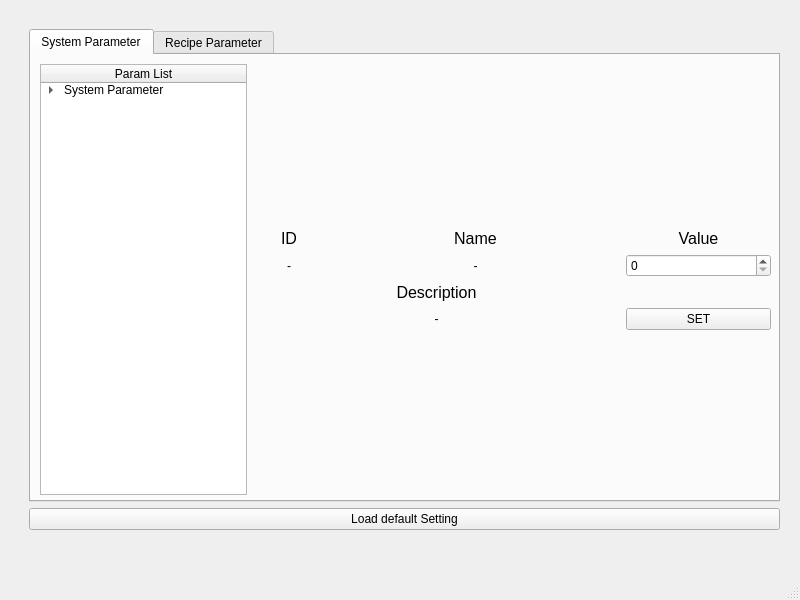
<?xml version="1.0" encoding="UTF-8"?>
<ui version="4.0">
 <class>FMU_PARAMETER</class>
 <widget class="QMainWindow" name="FMU_PARAMETER">
  <property name="geometry">
   <rect>
    <x>0</x>
    <y>0</y>
    <width>800</width>
    <height>600</height>
   </rect>
  </property>
  <property name="windowTitle">
   <string>MainWindow</string>
  </property>
  <widget class="QWidget" name="centralwidget">
   <widget class="QWidget" name="verticalLayoutWidget">
    <property name="geometry">
     <rect>
      <x>29</x>
      <y>29</y>
      <width>751</width>
      <height>501</height>
     </rect>
    </property>
    <layout class="QVBoxLayout" name="verticalLayout">
     <item>
      <widget class="QTabWidget" name="tab_parameter">
       <property name="currentIndex">
        <number>0</number>
       </property>
       <widget class="QWidget" name="tab_sub_sys">
        <attribute name="title">
         <string>System Parameter</string>
        </attribute>
        <widget class="QWidget" name="verticalLayoutWidget_2">
         <property name="geometry">
          <rect>
           <x>9</x>
           <y>9</y>
           <width>731</width>
           <height>431</height>
          </rect>
         </property>
         <layout class="QVBoxLayout" name="verticalLayout_2">
          <item>
           <layout class="QHBoxLayout" name="horizontalLayout_2" stretch="2,5">
            <item>
             <widget class="QTreeWidget" name="treeWidget">
              <column>
               <property name="text">
                <string>Param List</string>
               </property>
               <property name="textAlignment">
                <set>AlignHCenter|AlignVCenter|AlignCenter</set>
               </property>
              </column>
              <item>
               <property name="text">
                <string>System Parameter</string>
               </property>
               <item>
                <property name="text">
                 <string>ID:0~99 Reserver</string>
                </property>
               </item>
               <item>
                <property name="text">
                 <string>ID:100 CS timeout</string>
                </property>
               </item>
               <item>
                <property name="text">
                 <string>ID:101 CS Volume</string>
                </property>
               </item>
               <item>
                <property name="text">
                 <string>ID:102 CS Temperature</string>
                </property>
               </item>
               <item>
                <property name="text">
                 <string>ID:103 CS Pump Speed</string>
                </property>
               </item>
               <item>
                <property name="text">
                 <string>ID:104 CS Delay Time</string>
                </property>
               </item>
               <item>
                <property name="text">
                 <string>ID:105 FF timeout</string>
                </property>
               </item>
               <item>
                <property name="text">
                 <string>ID:106 CLS timeout</string>
                </property>
               </item>
               <item>
                <property name="text">
                 <string>ID:107 Reserver</string>
                </property>
               </item>
               <item>
                <property name="text">
                 <string>ID:108 Reserver</string>
                </property>
               </item>
               <item>
                <property name="text">
                 <string>ID:109 Reserver</string>
                </property>
               </item>
               <item>
                <property name="text">
                 <string>ID:110 Conductivity Threshold1</string>
                </property>
               </item>
               <item>
                <property name="text">
                 <string>ID:111 Conductivity Threshold2</string>
                </property>
               </item>
               <item>
                <property name="text">
                 <string>ID:112 Milk contain detecter enable</string>
                </property>
               </item>
               <item>
                <property name="text">
                 <string>ID:113 CD sensor enable predispense</string>
                </property>
               </item>
               <item>
                <property name="text">
                 <string>ID:114 CD sensor enable dispense</string>
                </property>
               </item>
               <item>
                <property name="text">
                 <string>ID:115 Use flow meter</string>
                </property>
               </item>
               <item>
                <property name="text">
                 <string>ID:116 flow meter pulse</string>
                </property>
               </item>
               <item>
                <property name="text">
                 <string>ID:117 flow meter no pulse timeout</string>
                </property>
               </item>
               <item>
                <property name="text">
                 <string>ID:118 inlet valve open timeout</string>
                </property>
               </item>
               <item>
                <property name="text">
                 <string>ID:119 FTH connection detect enable</string>
                </property>
               </item>
               <item>
                <property name="text">
                 <string>ID:120 pump software protection</string>
                </property>
               </item>
               <item>
                <property name="text">
                 <string>ID:121 cup count for clean</string>
                </property>
               </item>
               <item>
                <property name="text">
                 <string>ID:122~199 Reserver</string>
                </property>
               </item>
               <item>
                <property name="text">
                 <string>ID:200 Ep time1</string>
                </property>
               </item>
               <item>
                <property name="text">
                 <string>ID:201 Ep pause time1</string>
                </property>
               </item>
               <item>
                <property name="text">
                 <string>ID:202 Fill volume1</string>
                </property>
               </item>
               <item>
                <property name="text">
                 <string>ID:203 Fill temp1</string>
                </property>
               </item>
               <item>
                <property name="text">
                 <string>ID:204 Fill pump speed1</string>
                </property>
               </item>
               <item>
                <property name="text">
                 <string>ID:205 Ep time2</string>
                </property>
               </item>
               <item>
                <property name="text">
                 <string>ID:206 Ep pause time2</string>
                </property>
               </item>
               <item>
                <property name="text">
                 <string>ID:207 stop time1</string>
                </property>
               </item>
               <item>
                <property name="text">
                 <string>ID:208 Rinseline volume1</string>
                </property>
               </item>
               <item>
                <property name="text">
                 <string>ID:209 Rinseline temp1</string>
                </property>
               </item>
               <item>
                <property name="text">
                 <string>ID:210 Rinseline speed1</string>
                </property>
               </item>
               <item>
                <property name="text">
                 <string>ID:211 Fill volume2</string>
                </property>
               </item>
               <item>
                <property name="text">
                 <string>ID:212 Fill temp2</string>
                </property>
               </item>
               <item>
                <property name="text">
                 <string>ID:213 Fill pump speed2</string>
                </property>
               </item>
               <item>
                <property name="text">
                 <string>ID:214 Circulation temp1</string>
                </property>
               </item>
               <item>
                <property name="text">
                 <string>ID:215 Circulation pump speed1</string>
                </property>
               </item>
               <item>
                <property name="text">
                 <string>ID:216 Circulation time1</string>
                </property>
               </item>
               <item>
                <property name="text">
                 <string>ID:217 Fill volume3</string>
                </property>
               </item>
               <item>
                <property name="text">
                 <string>ID:218 Fill temp3</string>
                </property>
               </item>
               <item>
                <property name="text">
                 <string>ID:219 Fill pump speed3</string>
                </property>
               </item>
               <item>
                <property name="text">
                 <string>ID:220 Circulation temp2</string>
                </property>
               </item>
               <item>
                <property name="text">
                 <string>ID:221 Circulation pump speed2</string>
                </property>
               </item>
               <item>
                <property name="text">
                 <string>ID:222 Circulation time2</string>
                </property>
               </item>
               <item>
                <property name="text">
                 <string>ID:223 Circulation numbers</string>
                </property>
               </item>
               <item>
                <property name="text">
                 <string>ID:224 Circulation temp3</string>
                </property>
               </item>
               <item>
                <property name="text">
                 <string>ID:225 Circulation pump speed3</string>
                </property>
               </item>
               <item>
                <property name="text">
                 <string>ID:226 Circulation time3</string>
                </property>
               </item>
               <item>
                <property name="text">
                 <string>ID:227 Air open time</string>
                </property>
               </item>
               <item>
                <property name="text">
                 <string>ID:228 EP time3</string>
                </property>
               </item>
               <item>
                <property name="text">
                 <string>ID:229 EP time4</string>
                </property>
               </item>
               <item>
                <property name="text">
                 <string>ID:230 EP time5</string>
                </property>
               </item>
               <item>
                <property name="text">
                 <string>ID:231 FL volume1</string>
                </property>
               </item>
               <item>
                <property name="text">
                 <string>ID:232 FL temp</string>
                </property>
               </item>
               <item>
                <property name="text">
                 <string>ID:233 FL volume2</string>
                </property>
               </item>
               <item>
                <property name="text">
                 <string>ID:234 FL pump speed</string>
                </property>
               </item>
               <item>
                <property name="text">
                 <string>ID:235 FL volume3</string>
                </property>
               </item>
               <item>
                <property name="text">
                 <string>ID:236 FL air3</string>
                </property>
               </item>
               <item>
                <property name="text">
                 <string>ID:237 FL time6</string>
                </property>
               </item>
               <item>
                <property name="text">
                 <string>ID:238 FL time7</string>
                </property>
               </item>
              </item>
             </widget>
            </item>
            <item>
             <layout class="QGridLayout" name="gridLayout" columnstretch="1,4,2">
              <item row="1" column="1">
               <widget class="QLabel" name="lbl_info_2">
                <property name="font">
                 <font>
                  <pointsize>12</pointsize>
                 </font>
                </property>
                <property name="text">
                 <string>Name</string>
                </property>
                <property name="alignment">
                 <set>Qt::AlignCenter</set>
                </property>
               </widget>
              </item>
              <item row="4" column="2">
               <widget class="QPushButton" name="pushButton">
                <property name="text">
                 <string>SET</string>
                </property>
               </widget>
              </item>
              <item row="2" column="1">
               <widget class="QLabel" name="lbl_name">
                <property name="text">
                 <string>-</string>
                </property>
                <property name="alignment">
                 <set>Qt::AlignCenter</set>
                </property>
               </widget>
              </item>
              <item row="2" column="2">
               <widget class="QSpinBox" name="sp_value">
                <property name="maximum">
                 <number>9999999</number>
                </property>
               </widget>
              </item>
              <item row="2" column="0">
               <widget class="QLabel" name="lbl_id">
                <property name="text">
                 <string>-</string>
                </property>
                <property name="alignment">
                 <set>Qt::AlignCenter</set>
                </property>
               </widget>
              </item>
              <item row="1" column="0">
               <widget class="QLabel" name="label">
                <property name="font">
                 <font>
                  <pointsize>12</pointsize>
                 </font>
                </property>
                <property name="text">
                 <string>ID</string>
                </property>
                <property name="alignment">
                 <set>Qt::AlignCenter</set>
                </property>
               </widget>
              </item>
              <item row="1" column="2">
               <widget class="QLabel" name="label_5">
                <property name="font">
                 <font>
                  <pointsize>12</pointsize>
                 </font>
                </property>
                <property name="text">
                 <string>Value</string>
                </property>
                <property name="alignment">
                 <set>Qt::AlignCenter</set>
                </property>
               </widget>
              </item>
              <item row="5" column="0">
               <spacer name="verticalSpacer">
                <property name="orientation">
                 <enum>Qt::Vertical</enum>
                </property>
                <property name="sizeHint" stdset="0">
                 <size>
                  <width>20</width>
                  <height>40</height>
                 </size>
                </property>
               </spacer>
              </item>
              <item row="0" column="1">
               <spacer name="verticalSpacer_2">
                <property name="orientation">
                 <enum>Qt::Vertical</enum>
                </property>
                <property name="sizeHint" stdset="0">
                 <size>
                  <width>20</width>
                  <height>40</height>
                 </size>
                </property>
               </spacer>
              </item>
              <item row="3" column="0" colspan="2">
               <widget class="QLabel" name="label_4">
                <property name="sizePolicy">
                 <sizepolicy hsizetype="Preferred" vsizetype="Preferred">
                  <horstretch>1</horstretch>
                  <verstretch>0</verstretch>
                 </sizepolicy>
                </property>
                <property name="font">
                 <font>
                  <pointsize>12</pointsize>
                 </font>
                </property>
                <property name="text">
                 <string>Description</string>
                </property>
                <property name="alignment">
                 <set>Qt::AlignCenter</set>
                </property>
               </widget>
              </item>
              <item row="4" column="0" colspan="2">
               <widget class="QLabel" name="lbl_info">
                <property name="sizePolicy">
                 <sizepolicy hsizetype="Preferred" vsizetype="Preferred">
                  <horstretch>1</horstretch>
                  <verstretch>0</verstretch>
                 </sizepolicy>
                </property>
                <property name="text">
                 <string>-</string>
                </property>
                <property name="alignment">
                 <set>Qt::AlignCenter</set>
                </property>
               </widget>
              </item>
             </layout>
            </item>
           </layout>
          </item>
         </layout>
        </widget>
       </widget>
       <widget class="QWidget" name="tab_sub_rcp">
        <attribute name="title">
         <string>Recipe Parameter</string>
        </attribute>
        <widget class="QWidget" name="verticalLayoutWidget_3">
         <property name="geometry">
          <rect>
           <x>10</x>
           <y>10</y>
           <width>721</width>
           <height>421</height>
          </rect>
         </property>
         <layout class="QVBoxLayout" name="verticalLayout_3" stretch="1,9">
          <item>
           <layout class="QHBoxLayout" name="horizontalLayout_3" stretch="2,1">
            <property name="rightMargin">
             <number>30</number>
            </property>
            <item>
             <widget class="QLabel" name="lbl">
              <property name="font">
               <font>
                <pointsize>12</pointsize>
               </font>
              </property>
              <property name="text">
               <string>Please Select the Recipe</string>
              </property>
              <property name="alignment">
               <set>Qt::AlignCenter</set>
              </property>
             </widget>
            </item>
            <item>
             <widget class="QComboBox" name="cb_recipe"/>
            </item>
           </layout>
          </item>
          <item>
           <widget class="QScrollArea" name="scrollArea">
            <property name="widgetResizable">
             <bool>true</bool>
            </property>
            <widget class="QWidget" name="scrollAreaWidgetContents">
             <property name="geometry">
              <rect>
               <x>0</x>
               <y>0</y>
               <width>717</width>
               <height>370</height>
              </rect>
             </property>
             <widget class="QWidget" name="gridLayoutWidget_2">
              <property name="geometry">
               <rect>
                <x>-1</x>
                <y>9</y>
                <width>711</width>
                <height>356</height>
               </rect>
              </property>
              <layout class="QGridLayout" name="gly_rcp" columnstretch="1,2,5,2,1">
               <item row="9" column="0">
                <widget class="QLabel" name="label_18">
                 <property name="font">
                  <font>
                   <pointsize>10</pointsize>
                  </font>
                 </property>
                 <property name="text">
                  <string>8</string>
                 </property>
                 <property name="alignment">
                  <set>Qt::AlignCenter</set>
                 </property>
                </widget>
               </item>
               <item row="0" column="0">
                <widget class="QLabel" name="label_2">
                 <property name="font">
                  <font>
                   <pointsize>10</pointsize>
                   <weight>75</weight>
                   <bold>true</bold>
                  </font>
                 </property>
                 <property name="text">
                  <string>Number</string>
                 </property>
                 <property name="alignment">
                  <set>Qt::AlignCenter</set>
                 </property>
                </widget>
               </item>
               <item row="2" column="0">
                <widget class="QLabel" name="label_11">
                 <property name="font">
                  <font>
                   <pointsize>10</pointsize>
                  </font>
                 </property>
                 <property name="text">
                  <string>1</string>
                 </property>
                 <property name="alignment">
                  <set>Qt::AlignCenter</set>
                 </property>
                </widget>
               </item>
               <item row="11" column="0">
                <widget class="QLabel" name="label_20">
                 <property name="font">
                  <font>
                   <pointsize>10</pointsize>
                  </font>
                 </property>
                 <property name="text">
                  <string>10</string>
                 </property>
                 <property name="alignment">
                  <set>Qt::AlignCenter</set>
                 </property>
                </widget>
               </item>
               <item row="1" column="0">
                <widget class="QLabel" name="label_10">
                 <property name="font">
                  <font>
                   <pointsize>10</pointsize>
                  </font>
                 </property>
                 <property name="text">
                  <string>0</string>
                 </property>
                 <property name="alignment">
                  <set>Qt::AlignCenter</set>
                 </property>
                </widget>
               </item>
               <item row="10" column="0">
                <widget class="QLabel" name="label_19">
                 <property name="font">
                  <font>
                   <pointsize>10</pointsize>
                  </font>
                 </property>
                 <property name="text">
                  <string>9</string>
                 </property>
                 <property name="alignment">
                  <set>Qt::AlignCenter</set>
                 </property>
                </widget>
               </item>
               <item row="0" column="1">
                <widget class="QLabel" name="label_6">
                 <property name="font">
                  <font>
                   <pointsize>10</pointsize>
                   <weight>75</weight>
                   <bold>true</bold>
                  </font>
                 </property>
                 <property name="text">
                  <string>Name</string>
                 </property>
                 <property name="alignment">
                  <set>Qt::AlignCenter</set>
                 </property>
                </widget>
               </item>
               <item row="0" column="2">
                <widget class="QLabel" name="label_7">
                 <property name="font">
                  <font>
                   <pointsize>10</pointsize>
                   <weight>75</weight>
                   <bold>true</bold>
                  </font>
                 </property>
                 <property name="text">
                  <string>Description</string>
                 </property>
                 <property name="alignment">
                  <set>Qt::AlignCenter</set>
                 </property>
                </widget>
               </item>
               <item row="0" column="3">
                <widget class="QLabel" name="label_8">
                 <property name="font">
                  <font>
                   <pointsize>10</pointsize>
                   <weight>75</weight>
                   <bold>true</bold>
                  </font>
                 </property>
                 <property name="text">
                  <string>Value</string>
                 </property>
                 <property name="alignment">
                  <set>Qt::AlignCenter</set>
                 </property>
                </widget>
               </item>
               <item row="0" column="4">
                <widget class="QLabel" name="label_9">
                 <property name="font">
                  <font>
                   <pointsize>10</pointsize>
                   <weight>75</weight>
                   <bold>true</bold>
                  </font>
                 </property>
                 <property name="text">
                  <string>Unit</string>
                 </property>
                 <property name="alignment">
                  <set>Qt::AlignCenter</set>
                 </property>
                </widget>
               </item>
               <item row="7" column="0">
                <widget class="QLabel" name="label_16">
                 <property name="font">
                  <font>
                   <pointsize>10</pointsize>
                  </font>
                 </property>
                 <property name="text">
                  <string>6</string>
                 </property>
                 <property name="alignment">
                  <set>Qt::AlignCenter</set>
                 </property>
                </widget>
               </item>
               <item row="8" column="0">
                <widget class="QLabel" name="label_17">
                 <property name="font">
                  <font>
                   <pointsize>10</pointsize>
                  </font>
                 </property>
                 <property name="text">
                  <string>7</string>
                 </property>
                 <property name="alignment">
                  <set>Qt::AlignCenter</set>
                 </property>
                </widget>
               </item>
               <item row="12" column="0">
                <widget class="QLabel" name="label_21">
                 <property name="font">
                  <font>
                   <pointsize>10</pointsize>
                  </font>
                 </property>
                 <property name="text">
                  <string>11</string>
                 </property>
                 <property name="alignment">
                  <set>Qt::AlignCenter</set>
                 </property>
                </widget>
               </item>
               <item row="6" column="0">
                <widget class="QLabel" name="label_15">
                 <property name="font">
                  <font>
                   <pointsize>10</pointsize>
                  </font>
                 </property>
                 <property name="text">
                  <string>5</string>
                 </property>
                 <property name="alignment">
                  <set>Qt::AlignCenter</set>
                 </property>
                </widget>
               </item>
               <item row="5" column="0">
                <widget class="QLabel" name="label_14">
                 <property name="font">
                  <font>
                   <pointsize>10</pointsize>
                  </font>
                 </property>
                 <property name="text">
                  <string>4</string>
                 </property>
                 <property name="alignment">
                  <set>Qt::AlignCenter</set>
                 </property>
                </widget>
               </item>
               <item row="4" column="0">
                <widget class="QLabel" name="label_13">
                 <property name="font">
                  <font>
                   <pointsize>10</pointsize>
                  </font>
                 </property>
                 <property name="text">
                  <string>3</string>
                 </property>
                 <property name="alignment">
                  <set>Qt::AlignCenter</set>
                 </property>
                </widget>
               </item>
               <item row="3" column="0">
                <widget class="QLabel" name="label_12">
                 <property name="font">
                  <font>
                   <pointsize>10</pointsize>
                  </font>
                 </property>
                 <property name="text">
                  <string>2</string>
                 </property>
                 <property name="alignment">
                  <set>Qt::AlignCenter</set>
                 </property>
                </widget>
               </item>
               <item row="13" column="0">
                <widget class="QLabel" name="label_22">
                 <property name="font">
                  <font>
                   <pointsize>10</pointsize>
                  </font>
                 </property>
                 <property name="text">
                  <string>12</string>
                 </property>
                 <property name="alignment">
                  <set>Qt::AlignCenter</set>
                 </property>
                </widget>
               </item>
               <item row="1" column="3">
                <widget class="QSpinBox" name="spinBox_1">
                 <property name="maximum">
                  <number>99999999</number>
                 </property>
                </widget>
               </item>
               <item row="2" column="3">
                <widget class="QSpinBox" name="spinBox_2">
                 <property name="maximum">
                  <number>99999999</number>
                 </property>
                </widget>
               </item>
               <item row="3" column="3">
                <widget class="QSpinBox" name="spinBox_3">
                 <property name="maximum">
                  <number>99999999</number>
                 </property>
                </widget>
               </item>
               <item row="4" column="3">
                <widget class="QSpinBox" name="spinBox_4">
                 <property name="maximum">
                  <number>99999999</number>
                 </property>
                </widget>
               </item>
               <item row="5" column="3">
                <widget class="QSpinBox" name="spinBox_5">
                 <property name="maximum">
                  <number>99999999</number>
                 </property>
                </widget>
               </item>
               <item row="6" column="3">
                <widget class="QSpinBox" name="spinBox_6">
                 <property name="maximum">
                  <number>99999999</number>
                 </property>
                </widget>
               </item>
               <item row="7" column="3">
                <widget class="QSpinBox" name="spinBox_7">
                 <property name="maximum">
                  <number>99999999</number>
                 </property>
                </widget>
               </item>
               <item row="8" column="3">
                <widget class="QSpinBox" name="spinBox_8">
                 <property name="maximum">
                  <number>99999999</number>
                 </property>
                </widget>
               </item>
               <item row="9" column="3">
                <widget class="QSpinBox" name="spinBox_9">
                 <property name="maximum">
                  <number>99999999</number>
                 </property>
                </widget>
               </item>
               <item row="10" column="3">
                <widget class="QSpinBox" name="spinBox_10">
                 <property name="maximum">
                  <number>99999999</number>
                 </property>
                </widget>
               </item>
               <item row="11" column="3">
                <widget class="QSpinBox" name="spinBox_11">
                 <property name="maximum">
                  <number>99999999</number>
                 </property>
                </widget>
               </item>
               <item row="12" column="3">
                <widget class="QSpinBox" name="spinBox_12">
                 <property name="maximum">
                  <number>99999999</number>
                 </property>
                </widget>
               </item>
               <item row="13" column="3">
                <widget class="QSpinBox" name="spinBox_13">
                 <property name="maximum">
                  <number>99999999</number>
                 </property>
                </widget>
               </item>
               <item row="1" column="1">
                <widget class="QLabel" name="label_23">
                 <property name="text">
                  <string>Air Foam Dens</string>
                 </property>
                </widget>
               </item>
               <item row="2" column="1">
                <widget class="QLabel" name="label_24">
                 <property name="text">
                  <string>Foam temperature</string>
                 </property>
                </widget>
               </item>
               <item row="3" column="1">
                <widget class="QLabel" name="label_25">
                 <property name="text">
                  <string>DisCycThe</string>
                 </property>
                </widget>
               </item>
               <item row="4" column="1">
                <widget class="QLabel" name="label_26">
                 <property name="text">
                  <string>Pump speed(%)</string>
                 </property>
                </widget>
               </item>
               <item row="5" column="1">
                <widget class="QLabel" name="label_27">
                 <property name="text">
                  <string>MF Drain time</string>
                 </property>
                </widget>
               </item>
               <item row="6" column="1">
                <widget class="QLabel" name="label_28">
                 <property name="text">
                  <string>Post pump speed</string>
                 </property>
                </widget>
               </item>
               <item row="7" column="1">
                <widget class="QLabel" name="label_29">
                 <property name="text">
                  <string>post pump time</string>
                 </property>
                </widget>
               </item>
               <item row="8" column="1">
                <widget class="QLabel" name="label_30">
                 <property name="text">
                  <string>Rinse pause time</string>
                 </property>
                </widget>
               </item>
               <item row="9" column="1">
                <widget class="QLabel" name="label_31">
                 <property name="text">
                  <string>Rinse pump volume</string>
                 </property>
                </widget>
               </item>
               <item row="10" column="1">
                <widget class="QLabel" name="label_32">
                 <property name="text">
                  <string>Rinse pump temperature</string>
                 </property>
                </widget>
               </item>
               <item row="11" column="1">
                <widget class="QLabel" name="label_33">
                 <property name="text">
                  <string>Rinse pump speed</string>
                 </property>
                </widget>
               </item>
               <item row="12" column="1">
                <widget class="QLabel" name="label_34">
                 <property name="text">
                  <string>Rinse air time</string>
                 </property>
                </widget>
               </item>
               <item row="13" column="1">
                <widget class="QLabel" name="label_35">
                 <property name="text">
                  <string>Rinse air pump speed</string>
                 </property>
                </widget>
               </item>
               <item row="1" column="4">
                <widget class="QLabel" name="label_36">
                 <property name="text">
                  <string>%</string>
                 </property>
                </widget>
               </item>
               <item row="2" column="4">
                <widget class="QLabel" name="label_37">
                 <property name="text">
                  <string>degree</string>
                 </property>
                </widget>
               </item>
               <item row="3" column="4">
                <widget class="QLabel" name="label_38">
                 <property name="text">
                  <string>%</string>
                 </property>
                </widget>
               </item>
               <item row="4" column="4">
                <widget class="QLabel" name="label_39">
                 <property name="text">
                  <string>%</string>
                 </property>
                </widget>
               </item>
               <item row="5" column="4">
                <widget class="QLabel" name="label_40">
                 <property name="text">
                  <string>msec</string>
                 </property>
                </widget>
               </item>
               <item row="6" column="4">
                <widget class="QLabel" name="label_41">
                 <property name="text">
                  <string>%</string>
                 </property>
                </widget>
               </item>
               <item row="7" column="4">
                <widget class="QLabel" name="label_42">
                 <property name="text">
                  <string>msec</string>
                 </property>
                </widget>
               </item>
               <item row="8" column="4">
                <widget class="QLabel" name="label_43">
                 <property name="text">
                  <string>msec</string>
                 </property>
                </widget>
               </item>
               <item row="9" column="4">
                <widget class="QLabel" name="label_44">
                 <property name="text">
                  <string>ml</string>
                 </property>
                </widget>
               </item>
               <item row="10" column="4">
                <widget class="QLabel" name="label_45">
                 <property name="text">
                  <string>degree</string>
                 </property>
                </widget>
               </item>
               <item row="11" column="4">
                <widget class="QLabel" name="label_46">
                 <property name="text">
                  <string>%</string>
                 </property>
                </widget>
               </item>
               <item row="12" column="4">
                <widget class="QLabel" name="label_47">
                 <property name="text">
                  <string>msec</string>
                 </property>
                </widget>
               </item>
               <item row="13" column="4">
                <widget class="QLabel" name="label_48">
                 <property name="text">
                  <string>%</string>
                 </property>
                </widget>
               </item>
               <item row="1" column="2">
                <widget class="QLabel" name="label_49">
                 <property name="text">
                  <string>Foam density/Air valve ratio when milk dispense</string>
                 </property>
                </widget>
               </item>
               <item row="2" column="2">
                <widget class="QLabel" name="label_50">
                 <property name="text">
                  <string>Temperature of the recipe</string>
                 </property>
                </widget>
               </item>
               <item row="3" column="2">
                <widget class="QLabel" name="label_51">
                 <property name="text">
                  <string>Dispense cycle threshold</string>
                 </property>
                </widget>
               </item>
               <item row="4" column="2">
                <widget class="QLabel" name="label_52">
                 <property name="text">
                  <string>Milk dispense pump speed</string>
                 </property>
                </widget>
               </item>
               <item row="5" column="2">
                <widget class="QLabel" name="label_53">
                 <property name="text">
                  <string>Milk drain time</string>
                 </property>
                </widget>
               </item>
               <item row="6" column="2">
                <widget class="QLabel" name="label_54">
                 <property name="text">
                  <string>Milk post pump speed</string>
                 </property>
                </widget>
               </item>
               <item row="7" column="2">
                <widget class="QLabel" name="label_55">
                 <property name="text">
                  <string>Milk post pump time</string>
                 </property>
                </widget>
               </item>
               <item row="8" column="2">
                <widget class="QLabel" name="label_56">
                 <property name="text">
                  <string>Rinse pause time</string>
                 </property>
                </widget>
               </item>
               <item row="9" column="2">
                <widget class="QLabel" name="label_57">
                 <property name="text">
                  <string>Rinse  water pump volume</string>
                 </property>
                </widget>
               </item>
               <item row="10" column="2">
                <widget class="QLabel" name="label_58">
                 <property name="text">
                  <string>Rinse water pump temperature</string>
                 </property>
                </widget>
               </item>
               <item row="11" column="2">
                <widget class="QLabel" name="label_59">
                 <property name="text">
                  <string>Rinse water pump speed</string>
                 </property>
                </widget>
               </item>
               <item row="12" column="2">
                <widget class="QLabel" name="label_60">
                 <property name="text">
                  <string>Rinse air time</string>
                 </property>
                </widget>
               </item>
               <item row="13" column="2">
                <widget class="QLabel" name="label_61">
                 <property name="text">
                  <string>Rinse air pump speed</string>
                 </property>
                </widget>
               </item>
              </layout>
             </widget>
            </widget>
           </widget>
          </item>
         </layout>
        </widget>
       </widget>
      </widget>
     </item>
     <item>
      <widget class="QPushButton" name="btn_load">
       <property name="text">
        <string>Load default Setting</string>
       </property>
      </widget>
     </item>
    </layout>
   </widget>
  </widget>
  <widget class="QMenuBar" name="menubar">
   <property name="geometry">
    <rect>
     <x>0</x>
     <y>0</y>
     <width>800</width>
     <height>21</height>
    </rect>
   </property>
  </widget>
  <widget class="QStatusBar" name="statusbar"/>
 </widget>
 <resources/>
 <connections/>
</ui>
